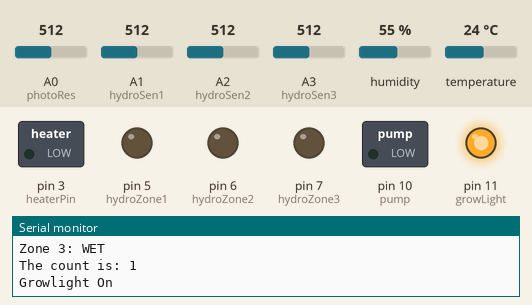
Recording of a sketch running on a simulated Arduino Uno, built with avr-gcc and run on an emulated ATmega328P. Parts: switched loads named in the sketch (green lamp = pin HIGH), output pins drawn as LEDs (lit = HIGH), the last lines printed to the serial monitor. Inputs (shaded band) come from the test bench; at power-on: A1 (hydroSen1) = 512, A0 (photoRes) = 512, A2 (hydroSen2) = 512, A3 (hydroSen3) = 512, humidity 55 %, temperature 24 °C. Pins used as bus, display or sensor lines are not drawn.

Above: at 3.8 s.
3.9 s: A1 (hydroSen1) set to 739
6.8 s: A1 (hydroSen1) set to 767
At 7.9 s:
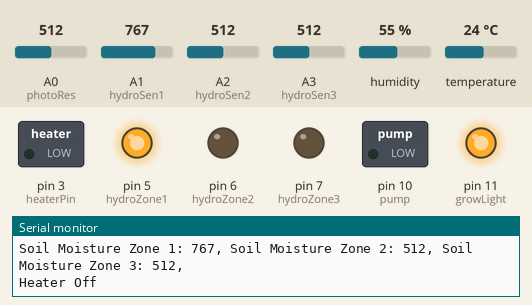
At 8.9 s:
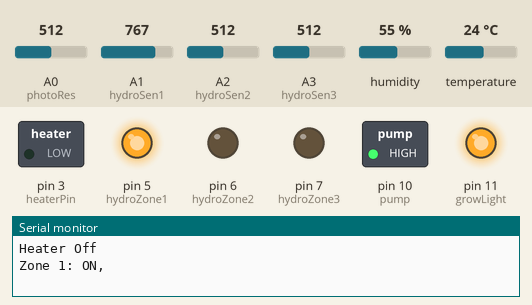
Timing chart, 0 to 54.7 s (numbered marks = the images above; inputs shaded):
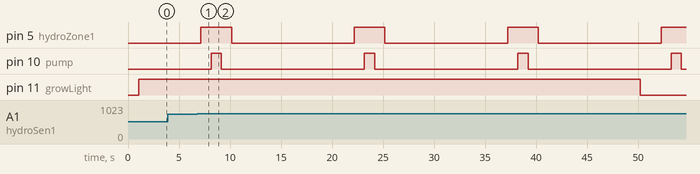

Measured:
- the behaviour switches between 749 and 750 on A1 (hydroSen1) (found by bisection; images 0 and 1)
- after the input at 6.8 s, pin 5 (hydroZone1): alternates HIGH for 3.0 s and LOW for 12.0 s, starting after 0.35 s; pin 10 (pump): alternates HIGH for 1.0 s and LOW for 14.0 s, starting after 1.3 s

The sketch:

Greenhouse_Program.ino
```cpp
#include "DHT.h"

#define DHTPIN 2  //Digital pin connected to DHT sensor

#define DHTTYPE DHT11 //DHT11 Sensor

int heaterPin = 3;    //connects to relay controlling the heater
int hydroSen1 = A1;   //connects to soil moisture sensor for zone 1
int hydroZone1 = 5;   //connects to solenoid valve for zone 1
int hydroSen2 = A2;   //connects to soil moisture sensor for zone 2
int hydroZone2 = 6;   //connects to solenoid valve for zone 2
int hydroSen3 = A3;   //connects to soil moisture sensor for zone 3
int hydroZone3 = 7;   //connects to solenoid valve for zone 3
int sensePower = 9;   //power for moisture sensors
int pump = 10;        //connects to relay controlling water pump
int photoRes = A0;    //connects to photo resistor
int growLight = 11;   //connects to relay controlling grow light
int counter = 0;      //variable for grow light timing

DHT dht(DHTPIN, DHTTYPE);


void setup() {
  Serial.begin(115200);
  Serial.println(F("Welcome to the Belknap's greenhouse control program"));

  pinMode(heaterPin, OUTPUT);
  pinMode(hydroSen1, INPUT);
  pinMode(hydroZone1, OUTPUT);
  pinMode(hydroSen2, INPUT);
  pinMode(hydroZone2, OUTPUT);
  pinMode(hydroSen3, INPUT);
  pinMode(hydroZone3, OUTPUT);
  pinMode(sensePower, OUTPUT);
  pinMode(pump, OUTPUT);
  pinMode(photoRes, INPUT);
  pinMode(growLight, OUTPUT);

  digitalWrite(growLight, LOW);
  digitalWrite(pump, LOW);
  digitalWrite(sensePower, LOW);
  counter == 0;

  dht.begin();
}

void loop() {


  delay(1000);

  float humid = dht.readHumidity();
  //read the humidity
  float tempF = dht.readTemperature(true);
  //reads Fahrenheit if true
  digitalWrite(sensePower, HIGH);
  //turns the power on to the moisture sensors
  int hydroLevel1 = analogRead(hydroSen1);
  //reads the soil moisture level of zone 1 as a number beteen 1023 and 300
  int hydroLevel2 = analogRead(hydroSen2);
  //reads the soil moisture level of zone 2 as a number beteen 1023 and 300
  int hydroLevel3 = analogRead(hydroSen3);
  //reads the soil moisture level of zone 3 as a number beteen 1023 and 300
  digitalWrite(sensePower, LOW);
  //turns the power off to the moisture sensors
  int light = analogRead(photoRes);
  //reading the light sensor resistor divider


  if (isnan(humid) || isnan(tempF)) {
    Serial.println(F("Failed to read temp/humidity sensor"));
    return;
    //sends error if DTH sensor is not functioning
  }

  float heatIndx = dht.computeHeatIndex(tempF, humid);
  Serial.print("Light: ");
  Serial.println(light);
  Serial.print(F("Humidity: "));
  Serial.print(humid);
  Serial.println("%");
  Serial.print(F("Temperature: "));
  Serial.print(tempF);
  Serial.println(F("*F"));
  Serial.print("Heat Index");
  Serial.print(heatIndx);
  Serial.println("*F");
  Serial.print("Soil Moisture Zone 1: ");
  Serial.print(hydroLevel1);
  Serial.print(", ");
  Serial.print("Soil Moisture Zone 2: ");
  Serial.print(hydroLevel2);
  Serial.print(", ");
  Serial.print("Soil Moisture Zone 3: ");
  Serial.print(hydroLevel3);
  Serial.println(", ");

  if (tempF <= 30) {

    Serial.println("Heater On");
    digitalWrite(heaterPin, HIGH);
  }
  else {
    Serial.println("Heater Off");
    digitalWrite(heaterPin, LOW);
  }
  if (hydroLevel1 >= 750) { //sets the moisture threshold for zone 1

    digitalWrite(hydroZone1, HIGH);
    delay(1000);
    digitalWrite(pump, HIGH);
    Serial.print("Zone 1: ON, ");
    delay(1000);  //sets how long the water pump runs, pump cap = 2 liters/min
    digitalWrite(pump, LOW);
    delay(1000);
    digitalWrite(hydroZone1, LOW);
    Serial.println("Zone 1: OFF");
    delay(10000);
  }
  else {
    digitalWrite(hydroZone1, LOW);
    digitalWrite(pump, LOW);
    Serial.println("Zone 1: WET, ");
  }
  if (hydroLevel2 >= 750) {

    digitalWrite(hydroZone2, HIGH);
    delay(1000);
    digitalWrite(pump, HIGH);
    Serial.print("Zone 2: ON, ");
    delay(3000);   //sets how long the water pump runs, pump cap = 2 liters/min
    digitalWrite(pump, LOW);
    delay(1000);
    digitalWrite(hydroZone2, LOW);
    Serial.println("Zone 2: OFF");
    delay(10000);
  }
  else {
    digitalWrite(hydroZone2, LOW);
    digitalWrite(pump, LOW);
    Serial.println("Zone 2: WET, ");

  }
  if (hydroLevel3 >= 750) {

    digitalWrite(hydroZone3, HIGH);
    delay(1000);
    //digitalWrite(pump, HIGH);
    Serial.print("Zone 3: ON, ");
    delay(100);   //sets how long the water pump runs, pump cap = 2 liters/min
    digitalWrite(pump, LOW);
    delay(1000);
    digitalWrite(hydroZone3, LOW);
    Serial.println("Zone 3: OFF");
    delay(10000);
  }
  else {
    digitalWrite(hydroZone3, LOW);
    digitalWrite(pump, LOW);
    Serial.println("Zone 3: WET");
  }

  if (light >= 300) {
    // sets the threshold for turning the grow light on
    Serial.print("The count is: ");
    Serial.println(counter);
    counter ++;  //adds one to the count every cycle of the program

    if (counter <= 5) {  //sets the length of time the grow light is on
      digitalWrite(growLight, HIGH);
      Serial.println("Growlight On");
    }
    else {
      digitalWrite(growLight, LOW);
      Serial.println("Growlight OFF");
    }
    if (counter == 10) {
      //set the length of time the light is kept off between cycles during nighttime
      counter = 0; //resets counter to enable another cycle of grow light
      Serial.println("the counter is reset to zero");
      //Serial.println(counter);
    }
  }
  else {
    digitalWrite(growLight, LOW);  //keeps the grow light off when there is daylightww
    Serial.println("Growlight OFF");
    counter = 0; //resets the counter to get a full cycle of growlight when light is triggered

  }


  delay(1000);  //
  Serial.println();
}
```
